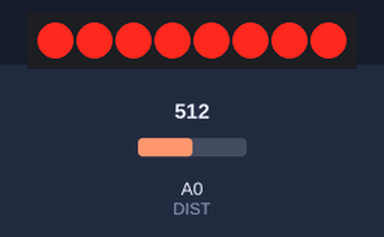
The sketch below on a simulated Arduino Uno, built with avr-gcc and run on an emulated ATmega328P. On the bench: 8 shift-register outputs drawn as a row of LEDs (first output left, lit = HIGH). Wiring (inferred from the names in the program): shift register (74HC595): data pin 8; shift clock pin 10; latch pin 9. Wiring (inferred from the signals the program sends): row of LEDs: on Q0, Q1, Q2, Q3, Q4, Q5, Q6, Q7. The inputs (shaded band) are chosen by the test bench; at power-on: A0 (DIST) = 512.

Above: at 1.2 s.
1.3 s: A0 (DIST) set to 454
2.8 s: A0 (DIST) set to 427
At 4.0 s:
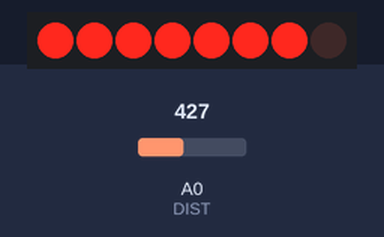
4.3 s: A0 (DIST) set to 306
At 5.2 s:
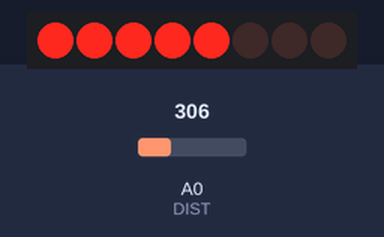
5.8 s: A0 (DIST) set to 268
7.3 s: A0 (DIST) set to 237
At 8.5 s:
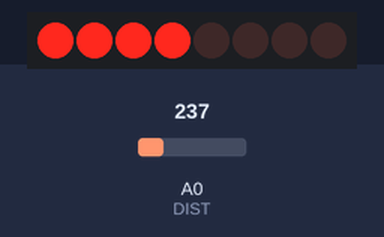
8.8 s: A0 (DIST) set to 122
At 9.9 s:
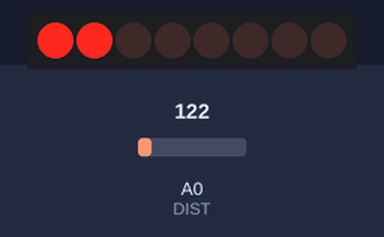
Timing chart, 0 to 11.3 s (numbered marks = the images above; inputs shaded):
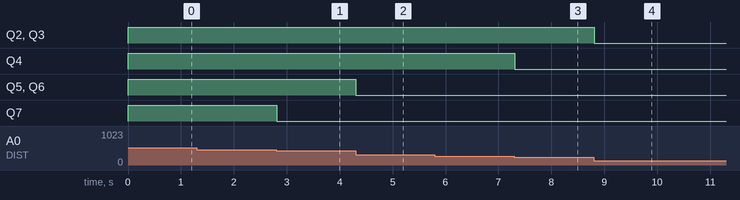

Measured:
- the behaviour switches between 438 and 437 on A0 (DIST) (found by bisection; images 0 and 1)
- the behaviour switches between 250 and 249 on A0 (DIST) (found by bisection; images 2 and 3)
- after the input at 1.3 s, every drawn part: stays the same
- after the input at 2.8 s, Q7: HIGH → LOW at once
- after the input at 4.3 s, Q5, Q6: HIGH → LOW at once
- after the input at 5.8 s, every drawn part: stays the same
- after the input at 7.3 s, Q4: HIGH → LOW at once
- after the input at 8.8 s, Q2, Q3: HIGH → LOW at once

The sketch:

bargraph_alt.ino
```cpp
/**
 * This is the same program as bargraph, but made without vals preset. It uses bit shifts and logical OR.
**/
const int SER = 8; // DATA output pin
const int RCLK = 9; // LATCH output pin
const int SRCLK = 10; // CLOCK output pin

const int DIST = 0; // AO pin for IR sensor

int maxVal = 500; // Max distance value
int minVal = 0; // Min distance value

void setup() {
    pinMode(SER, OUTPUT);
    pinMode(RCLK, OUTPUT);
    pinMode(SRCLK, OUTPUT);
}////////////////////////////////////////

void loop() {
    int distance = analogRead(DIST);
    distance = map(distance, minVal, maxVal, 0, 8);
    distance = constrain(distance, 0, 8);

    int val = B00000001;
    for (int i = 0; i < distance; i++) {
        val <<= 1;
        val |= 1;
    }

    digitalWrite(RCLK, LOW); // LATCH is LOW
    shiftOut(SER, SRCLK, MSBFIRST, val); // Higher bit is first
    digitalWrite(RCLK, HIGH); // LATCH is HIGH - flushing register to output

    delay(10);
}
```
